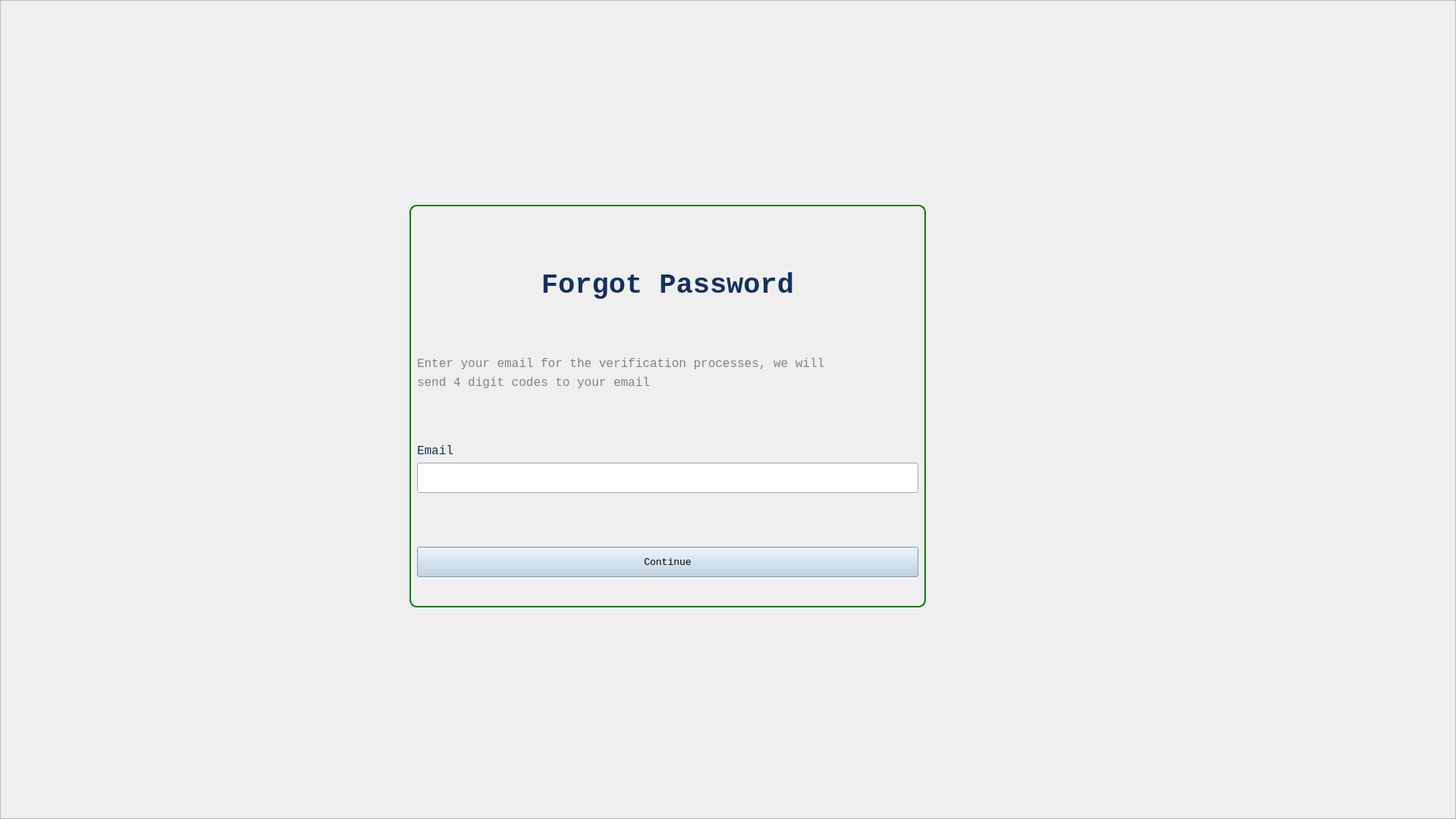
<?xml version="1.0" encoding="UTF-8"?>
<ui version="4.0">
 <class>Form</class>
 <widget class="QWidget" name="Form">
  <property name="geometry">
   <rect>
    <x>0</x>
    <y>0</y>
    <width>1920</width>
    <height>1080</height>
   </rect>
  </property>
  <property name="windowTitle">
   <string>Form</string>
  </property>
  <widget class="QFrame" name="bg">
   <property name="geometry">
    <rect>
     <x>0</x>
     <y>0</y>
     <width>1920</width>
     <height>1080</height>
    </rect>
   </property>
   <property name="minimumSize">
    <size>
     <width>1920</width>
     <height>1080</height>
    </size>
   </property>
   <property name="frameShape">
    <enum>QFrame::StyledPanel</enum>
   </property>
   <property name="frameShadow">
    <enum>QFrame::Raised</enum>
   </property>
   <widget class="QWidget" name="widget_2" native="true">
    <property name="geometry">
     <rect>
      <x>0</x>
      <y>0</y>
      <width>1350</width>
      <height>1080</height>
     </rect>
    </property>
    <property name="minimumSize">
     <size>
      <width>0</width>
      <height>1080</height>
     </size>
    </property>
    <property name="styleSheet">
     <string notr="true">background-color: &quot;white&quot;;</string>
    </property>
    <widget class="QWidget" name="widget" native="true">
     <property name="enabled">
      <bool>true</bool>
     </property>
     <property name="geometry">
      <rect>
       <x>550</x>
       <y>290</y>
       <width>661</width>
       <height>471</height>
      </rect>
     </property>
     <property name="sizePolicy">
      <sizepolicy hsizetype="Expanding" vsizetype="Expanding">
       <horstretch>0</horstretch>
       <verstretch>0</verstretch>
      </sizepolicy>
     </property>
     <property name="styleSheet">
      <string notr="true"/>
     </property>
     <layout class="QVBoxLayout" name="verticalLayout_4">
      <item>
       <spacer name="verticalSpacer">
        <property name="orientation">
         <enum>Qt::Vertical</enum>
        </property>
        <property name="sizeHint" stdset="0">
         <size>
          <width>638</width>
          <height>44</height>
         </size>
        </property>
       </spacer>
      </item>
      <item>
       <widget class="QLabel" name="label">
        <property name="enabled">
         <bool>true</bool>
        </property>
        <property name="font">
         <font>
          <family>Consolas</family>
          <pointsize>28</pointsize>
          <weight>75</weight>
          <bold>true</bold>
         </font>
        </property>
        <property name="styleSheet">
         <string notr="true">color:rgb(21, 48, 96)</string>
        </property>
        <property name="text">
         <string>Forgot Password</string>
        </property>
        <property name="alignment">
         <set>Qt::AlignHCenter|Qt::AlignTop</set>
        </property>
       </widget>
      </item>
      <item>
       <spacer name="verticalSpacer_3">
        <property name="orientation">
         <enum>Qt::Vertical</enum>
        </property>
        <property name="sizeHint" stdset="0">
         <size>
          <width>640</width>
          <height>44</height>
         </size>
        </property>
       </spacer>
      </item>
      <item>
       <widget class="QLabel" name="label_2">
        <property name="font">
         <font>
          <family>Consolas</family>
          <pointsize>12</pointsize>
         </font>
        </property>
        <property name="styleSheet">
         <string notr="true">color: rgb(130, 130, 130);</string>
        </property>
        <property name="text">
         <string>Enter your email for the verification processes, we will </string>
        </property>
       </widget>
      </item>
      <item>
       <widget class="QLabel" name="label_5">
        <property name="font">
         <font>
          <family>Consolas</family>
          <pointsize>12</pointsize>
         </font>
        </property>
        <property name="styleSheet">
         <string notr="true">color: rgb(130, 130, 130);</string>
        </property>
        <property name="text">
         <string>send 4 digit codes to your email</string>
        </property>
       </widget>
      </item>
      <item>
       <spacer name="verticalSpacer_4">
        <property name="orientation">
         <enum>Qt::Vertical</enum>
        </property>
        <property name="sizeHint" stdset="0">
         <size>
          <width>14</width>
          <height>43</height>
         </size>
        </property>
       </spacer>
      </item>
      <item>
       <layout class="QVBoxLayout" name="verticalLayout_2"/>
      </item>
      <item>
       <widget class="QLabel" name="label_">
        <property name="font">
         <font>
          <family>Consolas</family>
          <pointsize>12</pointsize>
         </font>
        </property>
        <property name="styleSheet">
         <string notr="true">color: rgb(21, 48, 96);</string>
        </property>
        <property name="text">
         <string>Email</string>
        </property>
       </widget>
      </item>
      <item>
       <widget class="QLineEdit" name="lineEdit">
        <property name="minimumSize">
         <size>
          <width>0</width>
          <height>40</height>
         </size>
        </property>
       </widget>
      </item>
      <item>
       <spacer name="verticalSpacer_5">
        <property name="orientation">
         <enum>Qt::Vertical</enum>
        </property>
        <property name="sizeHint" stdset="0">
         <size>
          <width>14</width>
          <height>44</height>
         </size>
        </property>
       </spacer>
      </item>
      <item>
       <widget class="QPushButton" name="pushButton">
        <property name="minimumSize">
         <size>
          <width>0</width>
          <height>40</height>
         </size>
        </property>
        <property name="font">
         <font>
          <family>Consolas</family>
          <pointsize>10</pointsize>
         </font>
        </property>
        <property name="styleSheet">
         <string notr="true">background-color: rgb(182, 208, 226);</string>
        </property>
        <property name="text">
         <string>Continue</string>
        </property>
       </widget>
      </item>
     </layout>
    </widget>
    <widget class="QLabel" name="label_4">
     <property name="geometry">
      <rect>
       <x>10</x>
       <y>-50</y>
       <width>281</width>
       <height>261</height>
      </rect>
     </property>
     <property name="text">
      <string/>
     </property>
     <property name="pixmap">
      <pixmap>../Images/call a doctor.png</pixmap>
     </property>
     <property name="scaledContents">
      <bool>true</bool>
     </property>
    </widget>
    <widget class="QLabel" name="label_7">
     <property name="geometry">
      <rect>
       <x>540</x>
       <y>270</y>
       <width>681</width>
       <height>531</height>
      </rect>
     </property>
     <property name="styleSheet">
      <string notr="true">border: 2px solid green;
border-radius: 10px;</string>
     </property>
     <property name="text">
      <string/>
     </property>
    </widget>
    <zorder>label_4</zorder>
    <zorder>label_7</zorder>
    <zorder>widget</zorder>
   </widget>
   <widget class="QWidget" name="widget_3" native="true">
    <property name="geometry">
     <rect>
      <x>1348</x>
      <y>0</y>
      <width>579</width>
      <height>1080</height>
     </rect>
    </property>
    <property name="minimumSize">
     <size>
      <width>0</width>
      <height>1080</height>
     </size>
    </property>
    <property name="styleSheet">
     <string notr="true">background-color: &quot;#B6D0E2&quot;;</string>
    </property>
   </widget>
   <zorder>widget_3</zorder>
   <zorder>widget_2</zorder>
  </widget>
 </widget>
 <resources/>
 <connections/>
</ui>
